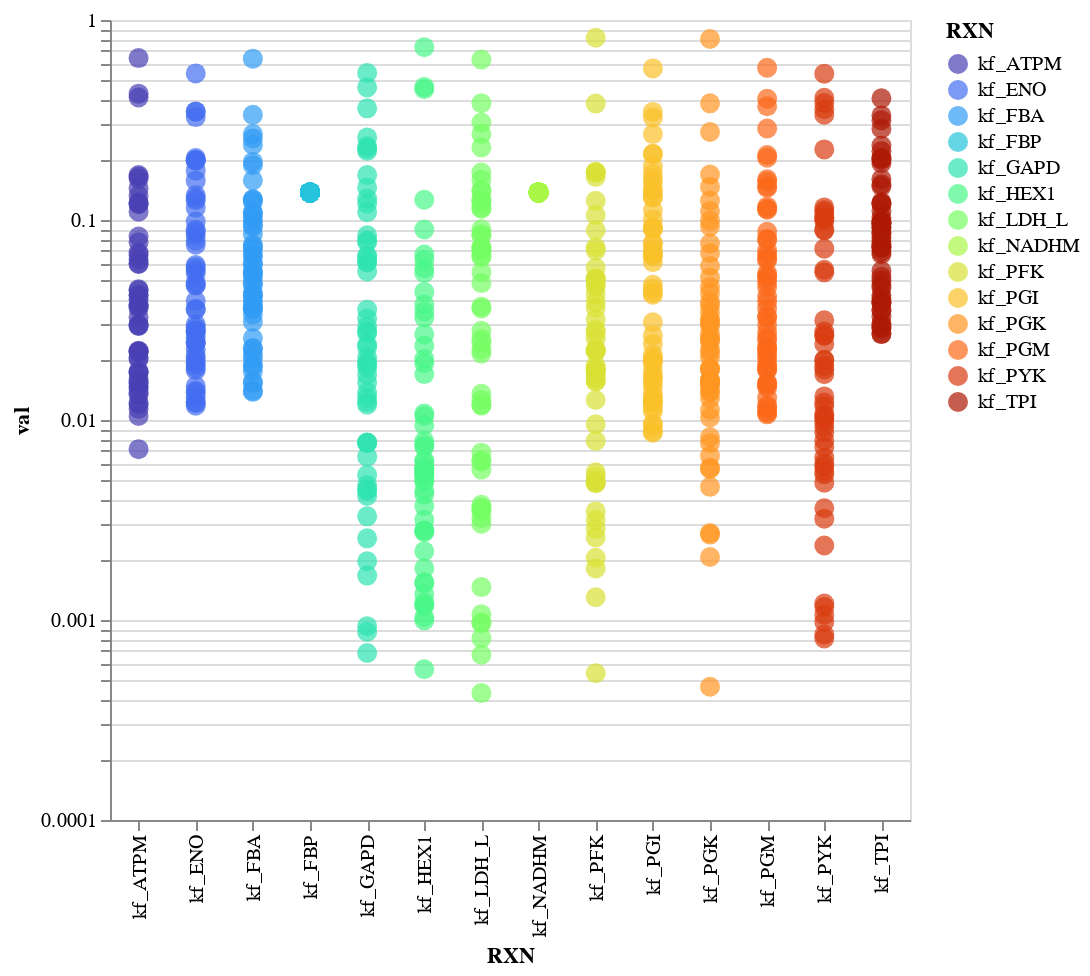

Here is the notebook cell this chart was saved with:
### Markdown cell above
Overlaps of PERC values

### Code cell
fig = alt.Chart(data_vis).mark_circle(size= 100).encode(
    alt.X("RXN", axis=alt.Axis( tickCount=5), scale=alt.Scale(type='log')),
    alt.Y('val',axis=alt.Axis( tickCount=5), 
    scale=alt.Scale(type='log')), 

    alt.Color('RXN', scale=alt.Scale(scheme='turbo')), 
    tooltip=['RXN', "val"]
).properties(
    width=400,
    height=400).interactive()
fig

### Figure 1 — Vega-Lite specification as saved in the notebook (floating-point values rounded to 4 significant figures; data arrays with more than 128 entries replaced by an {"elided": "..."} marker saying what was removed)
{"config": {"view": {"continuousWidth": 400, "continuousHeight": 300}}, "data": {"name": "data-89587407734a3ab495a263877f6d5af6"}, "mark": {"type": "circle", "size": 100}, "encoding": {"color": {"field": "RXN", "scale": {"scheme": "turbo"}, "type": "nominal"}, "tooltip": [{"field": "RXN", "type": "nominal"}, {"field": "val", "type": "quantitative"}], "x": {"axis": {"tickCount": 5}, "field": "RXN", "scale": {"type": "log"}, "type": "nominal"}, "y": {"axis": {"tickCount": 5}, "field": "val", "scale": {"type": "log"}, "type": "quantitative"}}, "height": 400, "selection": {"selector002": {"type": "interval", "bind": "scales", "encodings": ["x", "y"]}}, "width": 400, "$schema": "https://vega.github.io/schema/vega-lite/v4.17.0.json", "datasets": {"data-89587407734a3ab495a263877f6d5af6": {"elided": "742 records"}}}
